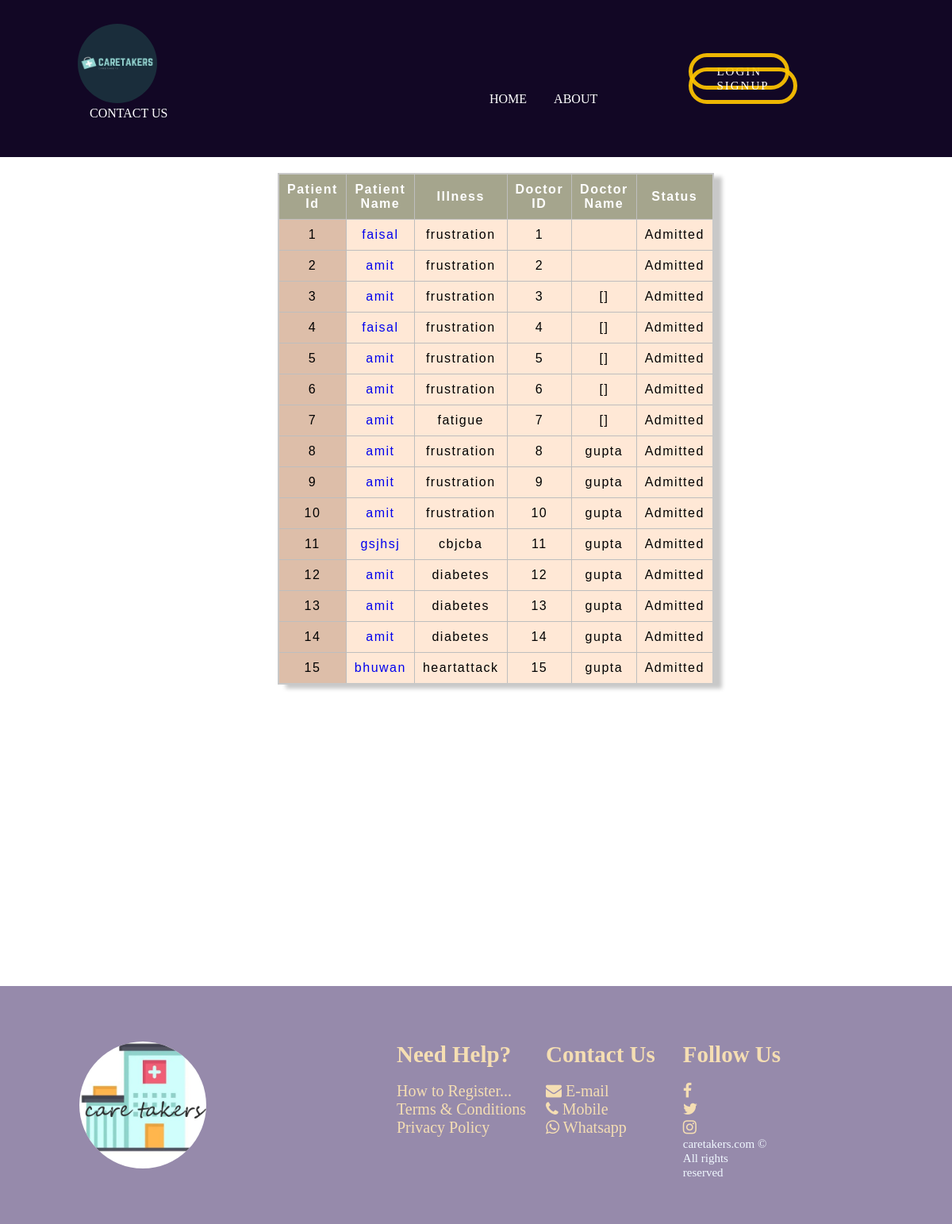
The app's page /patients/ with its own data.
### management/models.py (models this page shows, shortened)
class patient(models.Model):
    patient_name=models.CharField(max_length=25)
    status=models.CharField(max_length=50)
    illness=models.TextField()
    doctor_select=models.TextField(default='Vivek')

### management/views.py (the view)
# urls.py: path('patients/', views.say_pat),
def say_pat(request):
    allpatients=patient.objects.all()
    context={'pat':allpatients}
    return render(request, 'patient_table.html',context)

### management/templates/patient_table.html (shortened to what this page needs)
{% extends "base.html"%}
{% block contents %}
  <table class="table">
    <thead>
      <tr>
        <th class="col">Patient Id</th>
        <th class="col">Patient Name</th>
        <th class="col">Illness</th>
        <th class="col">Doctor ID</th>
        <th class="col">Doctor Name</th>
        <th class="col">Status</th>
      </tr>
    </thead>
    <tbody>
      {% for i in pat %}
      <tr>
        <td class="row">{{forloop.counter}}</td>
        <td><a href="{{ i.id }}/" style='text-decoration: none;'>{{i.patient_name}}</a></td>
        <td>{{i.illness}}</td>
        <td>{{forloop.counter}}</td>
        <td>{{i.doctor_select}}</td>
        <td>Admitted</td>
      </tr>
      {% endfor %}
    </tbody>
  </table>
{% endblock %}

### management/templates/base.html (shortened to what this page needs)
{% load static %}
<!DOCTYPE html>
<html lang="en">
<head>
    <link rel="stylesheet" href="https://cdnjs.cloudflare.com/ajax/libs/font-awesome/4.7.0/css/font-awesome.min.css">
    <link rel="stylesheet" href="{% static 'style.css' %}">
</head>
<body>
    <header>
        <nav>
            <ul class="nav-area">
                <img class="logo" src="{%static "logo.jpeg"  %}" alt="CT">
                <li> <a id="1" href="/" style= "margin-left: 400px;">Home</a></li>
                <li> <a id="3" href="/#about">About</a></li>
                <li> <a id="4" href="/#contact">Contact Us</a></li>
            </ul>
        </nav>
        {% if user.is_authenticated %}
        <a style='color:azure'>you are logged in as <h4>{{request.user}}</h4></a>
        <a style='color:azure' href="/logout">Logout</a>
        {% else %}
        <div class="auth">
            <a class="btn" href="/userlogin">Login</a>
            <a class="btn" href="/signup">Signup</a>
        </div>
        {% endif %}
    </header>
    <div class="content">
        {% block contents %}{% endblock %}
    </div>
    <div class="footer">
        <div class="inner_footer">
            <div class="logo_container">
                <img src="{% static "icon.png" %}" alt="home" />
            </div>
            <div class="footer_third">
                <h2>Need Help?</h2>
                <a href="#">How to Register...</a>
                <br>
                <a href="#">Terms &amp Conditions</a>
                <br>
                <a href="#">Privacy Policy</a>
            </div>
            <div class="footer_third">
                <h2>Contact Us</h2>
                <a href="#"><i  class="fa">&#xf0e0;</i> E-mail</a>
                <br>
                <a href="#"><i class="fa">&#xf095;</i> Mobile</a>
                <br>
                <a href="#"><i class="fa fa-whatsapp "></i> Whatsapp</a>
            </div>
            <div class="footer_third">
                <h2>Follow Us</h2>
                <ul><li><a href="https://www.facebook.com/profile.php?id=100072909567727"><i class="fa fa-facebook"></i></a></li>
                <li><a href="https://twitter.com/we2021CareTaker"><i class="fa fa-twitter"></i></a></li>
                <li><a href="https://www.instagram.com/we20211caretakers/"><i class="fa fa-instagram"></i></a></li>
                <span>caretakers.com © <br>
                All rights<br> reserved</span>
            </ul>
            </div>
        </div>
    </div>
</body>
</html>

### management/static/style.css (style rules this page uses)
* { box-sizing: border-box; margin:0; padding:0; }
header { display:flex; justify-content: space-between; align-items: center; padding:30px 50px; position: relative; background-color: rgb(18, 7, 37); }
.logo { cursor:pointer; width: 100px; height: 100px; position: center; border-radius: 50%; }
.nav-area { list-style: none; margin-top: 0; margin-bottom: 1rem; padding-left: 3rem; }
.nav-area li { display: inline-block; padding:0 15px; padding-top: 0px; text-transform: uppercase; }
.nav-area li a { transition: .3s; color:#fff; text-decoration: none; }
.auth { float:right; }
.btn { cursor:pointer; color:#fff; font-size: 15px; letter-spacing: 2px; margin:10px; padding: 10px 30px; border-radius: 10px; border: 5px solid #ffc400ec; text-transform: uppercase; outline: none; border-radius: 24px; transition:0.25px; cursor:pointer; text-decoration: none; }
.content { justify-content: space-evenly; align-items: center; text-align: center; padding: 20px 350px; }
table { box-shadow: 10px 5px 5px rgb(200, 200, 200); border-collapse: collapse; border: 2px solid rgb(200, 200, 200); letter-spacing: 1px; font-family: "Gill Sans", sans-serif; }
td, th { letter-spacing: 1.5px; border: 1px solid rgb(190, 190, 190); padding: 10px; }
td { transition: color 1s, background-color 1s; }
tr { background-color: #ffe8d6; }
.col { background-color: #a5a58d; color: #fff; }
.row { background-color: #ddbea9; }
.footer { bottom: 0; width: 100%; display: block; overflow: hidden; padding: 70px 0; box-sizing: border-box; background-color: rgb(150, 138, 171); clear: both; height: 300px; margin-top: 30%; }
.inner_footer { display: block; margin: 0 auto ; width: 1000px; height: 100%; }
.inner_footer .logo_container { width: 40%; float: left; height: 100%; display: block; }
.inner_footer .logo_container img { border-radius: 50%; width:10rem; }
.inner_footer .footer_third { width: calc(22%-15px); margin-right: 10px; float: left; height: 100%; }
.inner_footer .footer_third h2 { color: wheat; font-size: 29px; margin-bottom: 18px; margin-right: 25px; }
.inner_footer .footer_third a { color: wheat; margin-right: 15px; font-size: 20px; text-decoration: none; }
.inner_footer .footer_third ul { list-style: none; }
.inner_footer .footer_third span { color: aliceblue; font-size: 15px; }

### records on screen
patient: patient_name "faisal", illness "frustration"
patient: patient_name "amit", illness "frustration"
patient: patient_name "amit", illness "frustration", doctor_select "[]"
patient: patient_name "faisal", illness "frustration", doctor_select "[]"
patient: patient_name "amit", illness "frustration", doctor_select "[]"
patient: patient_name "amit", illness "frustration", doctor_select "[]"
patient: patient_name "amit", illness "fatigue", doctor_select "[]"
patient: patient_name "amit", illness "frustration", doctor_select "gupta"
patient: patient_name "amit", illness "frustration", doctor_select "gupta"
patient: patient_name "amit", illness "frustration", doctor_select "gupta"
patient: patient_name "gsjhsj", illness "cbjcba", doctor_select "gupta"
patient: patient_name "amit", illness "diabetes", doctor_select "gupta"
patient: patient_name "amit", illness "diabetes", doctor_select "gupta"
patient: patient_name "amit", illness "diabetes", doctor_select "gupta"
patient: patient_name "bhuwan", illness "heartattack", doctor_select "gupta"
